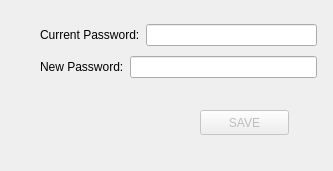
<?xml version="1.0" encoding="UTF-8"?>
<ui version="4.0">
 <class>PasswordEditor</class>
 <widget class="QDialog" name="PasswordEditor">
  <property name="geometry">
   <rect>
    <x>0</x>
    <y>0</y>
    <width>333</width>
    <height>171</height>
   </rect>
  </property>
  <property name="windowTitle">
   <string>Dialog</string>
  </property>
  <widget class="QPushButton" name="pB_saveNewPassword">
   <property name="enabled">
    <bool>false</bool>
   </property>
   <property name="geometry">
    <rect>
     <x>200</x>
     <y>110</y>
     <width>89</width>
     <height>25</height>
    </rect>
   </property>
   <property name="text">
    <string>SAVE</string>
   </property>
  </widget>
  <widget class="QWidget" name="">
   <property name="geometry">
    <rect>
     <x>40</x>
     <y>20</y>
     <width>277</width>
     <height>62</height>
    </rect>
   </property>
   <layout class="QVBoxLayout" name="verticalLayout">
    <item>
     <layout class="QHBoxLayout" name="horizontalLayout_2">
      <item>
       <widget class="QLabel" name="l_CurrentPassword">
        <property name="text">
         <string>Current Password:</string>
        </property>
       </widget>
      </item>
      <item>
       <widget class="QLineEdit" name="lE_CurrentPassword"/>
      </item>
     </layout>
    </item>
    <item>
     <layout class="QHBoxLayout" name="horizontalLayout">
      <item>
       <widget class="QLabel" name="l_NewPassword">
        <property name="text">
         <string>New Password:</string>
        </property>
       </widget>
      </item>
      <item>
       <widget class="QLineEdit" name="lE_NewPassword"/>
      </item>
     </layout>
    </item>
   </layout>
  </widget>
 </widget>
 <resources/>
 <connections/>
</ui>
